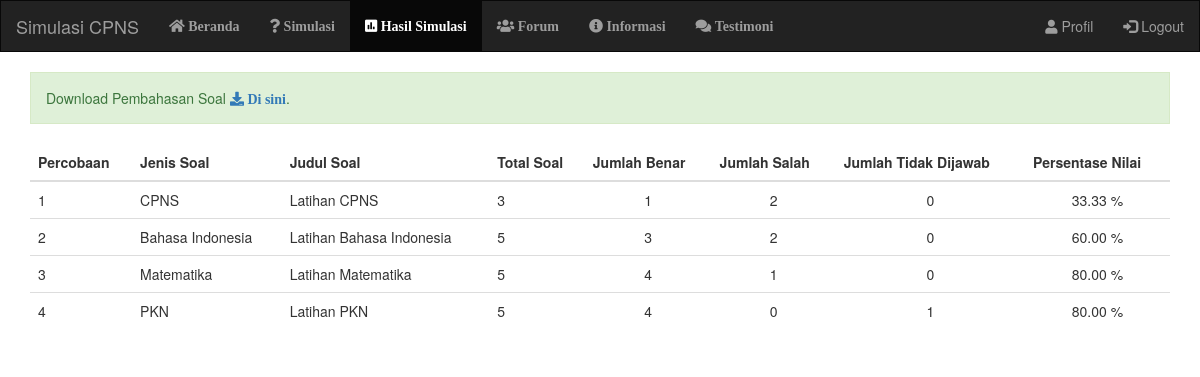
The page /studentResults.php (signed in) on the database its author committed.
### tables this page shows
CREATE TABLE `test_result` (
  `result_id` int(11) NOT NULL,
  `test_id` int(11) NOT NULL,
  `user_id` int(11) NOT NULL,
  `right_ans` int(11) NOT NULL,
  `wrong_ans` int(11) NOT NULL,
  `no_attempt` int(11) NOT NULL,
  `score` float NOT NULL,
  `time` timestamp NOT NULL DEFAULT current_timestamp()
);

CREATE TABLE `test` (
  `test_id` int(11) NOT NULL,
  `subject` varchar(50) NOT NULL,
  `test_name` varchar(50) NOT NULL,
  `sdatetime` datetime NOT NULL,
  `edatetime` datetime NOT NULL,
  `test_duration` int(11) NOT NULL,
  `attempts` int(11) NOT NULL,
  `yes_no` varchar(3) NOT NULL,
  `created` timestamp NOT NULL DEFAULT current_timestamp()
);

### studentResults.php (the view, shortened to what this page needs)
<?php require'database.php' ?>
<?php
$user_id = $_SESSION['user_id'];
$query = mysqli_query($conn,"SELECT * FROM test_result WHERE user_id='$user_id' ");
$results = mysqli_fetch_all($query, MYSQLI_ASSOC);
$query_test = mysqli_query($conn,"SELECT test_id, test_name, subject FROM test ");
$results_test = mysqli_fetch_all($query_test, MYSQLI_ASSOC);
$count = mysqli_num_rows($query);
?>
<!DOCTYPE html>
<html lang="en">
	<head>
		<link rel="stylesheet" href="https://maxcdn.bootstrapcdn.com/bootstrap/3.3.7/css/bootstrap.min.css">
		<link rel="stylesheet" type="text/css" href="css/stylesheet.css">
    <link rel="stylesheet" href="plugins/fontawesome-free/css/all.min.css">
	</head>
	<body>
		<nav class="navbar navbar-inverse">
		  <div class="container-fluid">
        <div class="navbar-header">
          <a class="navbar-brand" href="home.php">Simulasi CPNS</a>
        </div>
        <ul class="nav navbar-nav">
          <li ><a href="home.php" class="fas fa-home"> Beranda</a></li>
          <li><a href="studentHome.php" class="fas fa-question"> Simulasi</a></li>
          <li class="active"><a href="studentResults.php" class="fas fa-poll"> Hasil Simulasi</a></li>
          <li><a href="forum.php" class="fas fa-users"> Forum</a></li>
          <li><a href="studentInformations.php" class="fas fa-info-circle"> Informasi</a></li>
          <li><a href="testimoni.php" class="fas fa-comments"> Testimoni</a></li>
		    </ul>
		    <ul class="nav navbar-nav navbar-right">
          <li><a href="studentProfile.php"><span class="fas fa-user"></span> Profil</a></li>
		      <li><a href="logout.php"><span class="glyphicon glyphicon-log-in"></span> Logout</a></li>
		    </ul>
		  </div>
		</nav>
    <div class="container">
    	<?php
    		if($count > 0){
    			echo "<div class=\"alert alert-success\" role=\"alert\"> <p>Download Pembahasan Soal <a href=\"\files\PEMBAHASAN SOAL LATIHAN CPNS.docx\"><i class=\"fas fa-download\"> Di sini </i></a>.</p> </div>";
    		} else{
    			echo  "<h3><p align=\"center\">Silahkan Ambil Soal untuk Melihat Hasil. </p></h3>";
    		}
    	?>
		<table class="table">
        <thead>
          <tr>
			<th>Percobaan</th>
			<th>Jenis Soal</th>
			<th>Judul Soal</th>
            <th>Total Soal</th>
            <th>Jumlah Benar</th>
            <th>Jumlah Salah</th>
            <th>Jumlah Tidak Dijawab</th>
            <th>Persentase Nilai</th>
          </tr>
        </thead>
        <tbody>
		<?php $i=1; foreach ($results as $res): ?>
          <tr>
						<td><?php echo $i; ?></td>
						<?php foreach ($results_test as $result_test): ?>
							<?php if($res['test_id']==$result_test['test_id']){
									echo '<td>'.$result_test['subject'].'</td>';
									echo '<td>'.$result_test['test_name'].'</td>';
								}
							?>
						<?php endforeach; ?>
            <td><?php echo ($res['right_ans']+$res['wrong_ans']+$res['no_attempt']); ?></td>
            <td align="center"><?php echo $res['right_ans']; ?></td>
            <td align="center"><?php echo $res['wrong_ans']; ?></td>
            <td align="center"><?php echo $res['no_attempt']; ?></td>
            <td align="center"><?php echo number_format((float) $res['score'],2, '.', '').' %'; ?></td>
          </tr>
				<?php $i++; endforeach; ?>
        </tbody>
      </table>
		</div>
	</body>
</html>

### css/stylesheet.css (style rules this page uses)
body { position: relative; }
* { border-radius: 0 !important; }

### rows shown on the page
test_result: $res['right_ans']+$res['wrong_ans']+$res['no_attempt'] "3", right_ans "1", wrong_ans "2", no_attempt "0", score "33.33"
test: subject "CPNS", test_name "Latihan CPNS"
test_result: $res['right_ans']+$res['wrong_ans']+$res['no_attempt'] "5", right_ans "3", wrong_ans "2", no_attempt "0", score "60.00"
test: subject "Bahasa Indonesia", test_name "Latihan Bahasa Indonesia"
test_result: $res['right_ans']+$res['wrong_ans']+$res['no_attempt'] "5", right_ans "4", wrong_ans "1", no_attempt "0", score "80.00"
test: subject "Matematika", test_name "Latihan Matematika"
test_result: $res['right_ans']+$res['wrong_ans']+$res['no_attempt'] "5", right_ans "4", wrong_ans "0", no_attempt "1", score "80.00"
test: subject "PKN", test_name "Latihan PKN"
